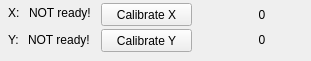
            <widget class="QWidget" name="page_3">
             <widget class="QPushButton" name="pbCalibrateX">
              <property name="geometry">
               <rect>
                <x>101</x>
                <y>3</y>
                <width>91</width>
                <height>23</height>
               </rect>
              </property>
              <property name="text">
               <string>Calibrate X</string>
              </property>
             </widget>
             <widget class="QPushButton" name="pbCalibrateY">
              <property name="geometry">
               <rect>
                <x>101</x>
                <y>29</y>
                <width>91</width>
                <height>23</height>
               </rect>
              </property>
              <property name="text">
               <string>Calibrate Y</string>
              </property>
             </widget>
             <widget class="QLabel" name="lKNNreadyY">
              <property name="geometry">
               <rect>
                <x>28</x>
                <y>32</y>
                <width>71</width>
                <height>16</height>
               </rect>
              </property>
              <property name="text">
               <string>NOT ready!</string>
              </property>
             </widget>
             <widget class="QLabel" name="label_178">
              <property name="geometry">
               <rect>
                <x>8</x>
                <y>30</y>
                <width>21</width>
                <height>20</height>
               </rect>
              </property>
              <property name="text">
               <string>Y:</string>
              </property>
             </widget>
             <widget class="QLabel" name="lKNNreadyX">
              <property name="geometry">
               <rect>
                <x>29</x>
                <y>5</y>
                <width>71</width>
                <height>16</height>
               </rect>
              </property>
              <property name="text">
               <string>NOT ready!</string>
              </property>
             </widget>
             <widget class="QLabel" name="label_177">
              <property name="geometry">
               <rect>
                <x>8</x>
                <y>5</y>
                <width>21</width>
                <height>16</height>
               </rect>
              </property>
              <property name="text">
               <string>X:</string>
              </property>
             </widget>
             <widget class="QLabel" name="lEventsTrainingSetX">
              <property name="geometry">
               <rect>
                <x>222</x>
                <y>8</y>
                <width>80</width>
                <height>13</height>
               </rect>
              </property>
              <property name="toolTip">
               <string>Events in the training set</string>
              </property>
              <property name="text">
               <string>0</string>
              </property>
              <property name="alignment">
               <set>Qt::AlignCenter</set>
              </property>
             </widget>
             <widget class="QLabel" name="lEventsTrainingSetY">
              <property name="geometry">
               <rect>
                <x>222</x>
                <y>33</y>
                <width>80</width>
                <height>13</height>
               </rect>
              </property>
              <property name="toolTip">
               <string>Events in the training set</string>
              </property>
              <property name="text">
               <string>0</string>
              </property>
              <property name="alignment">
               <set>Qt::AlignCenter</set>
              </property>
             </widget>
            </widget>
